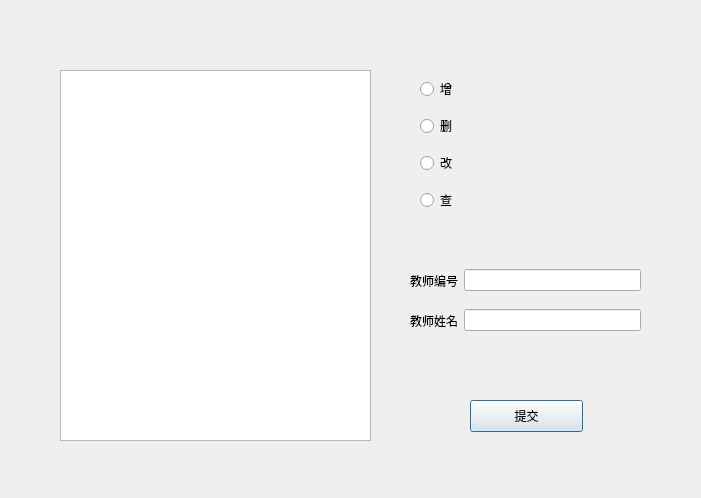
<?xml version="1.0" encoding="UTF-8"?>
<ui version="4.0">
 <class>TeacherInfoDialog</class>
 <widget class="QDialog" name="TeacherInfoDialog">
  <property name="geometry">
   <rect>
    <x>0</x>
    <y>0</y>
    <width>701</width>
    <height>498</height>
   </rect>
  </property>
  <property name="windowTitle">
   <string>教师信息</string>
  </property>
  <widget class="QWidget" name="horizontalLayoutWidget_3">
   <property name="geometry">
    <rect>
     <x>410</x>
     <y>300</y>
     <width>231</width>
     <height>41</height>
    </rect>
   </property>
   <layout class="QHBoxLayout" name="horizontalLayout_3">
    <item>
     <widget class="QLabel" name="label_3">
      <property name="text">
       <string>教师姓名</string>
      </property>
     </widget>
    </item>
    <item>
     <widget class="QLineEdit" name="TeaName"/>
    </item>
   </layout>
  </widget>
  <widget class="QWidget" name="verticalLayoutWidget">
   <property name="geometry">
    <rect>
     <x>420</x>
     <y>70</y>
     <width>101</width>
     <height>151</height>
    </rect>
   </property>
   <layout class="QVBoxLayout" name="verticalLayout">
    <item>
     <widget class="QRadioButton" name="add">
      <property name="text">
       <string>增</string>
      </property>
     </widget>
    </item>
    <item>
     <widget class="QRadioButton" name="delete_">
      <property name="text">
       <string>删</string>
      </property>
     </widget>
    </item>
    <item>
     <widget class="QRadioButton" name="change">
      <property name="text">
       <string>改</string>
      </property>
     </widget>
    </item>
    <item>
     <widget class="QRadioButton" name="search">
      <property name="text">
       <string>查</string>
      </property>
     </widget>
    </item>
   </layout>
  </widget>
  <widget class="QWidget" name="horizontalLayoutWidget_2">
   <property name="geometry">
    <rect>
     <x>410</x>
     <y>260</y>
     <width>231</width>
     <height>41</height>
    </rect>
   </property>
   <layout class="QHBoxLayout" name="horizontalLayout_2">
    <item>
     <widget class="QLabel" name="label_2">
      <property name="text">
       <string>教师编号</string>
      </property>
     </widget>
    </item>
    <item>
     <widget class="QLineEdit" name="TeaNo"/>
    </item>
   </layout>
  </widget>
  <widget class="QPushButton" name="Submit">
   <property name="geometry">
    <rect>
     <x>470</x>
     <y>400</y>
     <width>113</width>
     <height>32</height>
    </rect>
   </property>
   <property name="text">
    <string>提交</string>
   </property>
  </widget>
  <widget class="QTableView" name="tableView">
   <property name="geometry">
    <rect>
     <x>60</x>
     <y>70</y>
     <width>311</width>
     <height>371</height>
    </rect>
   </property>
  </widget>
 </widget>
 <resources/>
 <connections/>
</ui>
